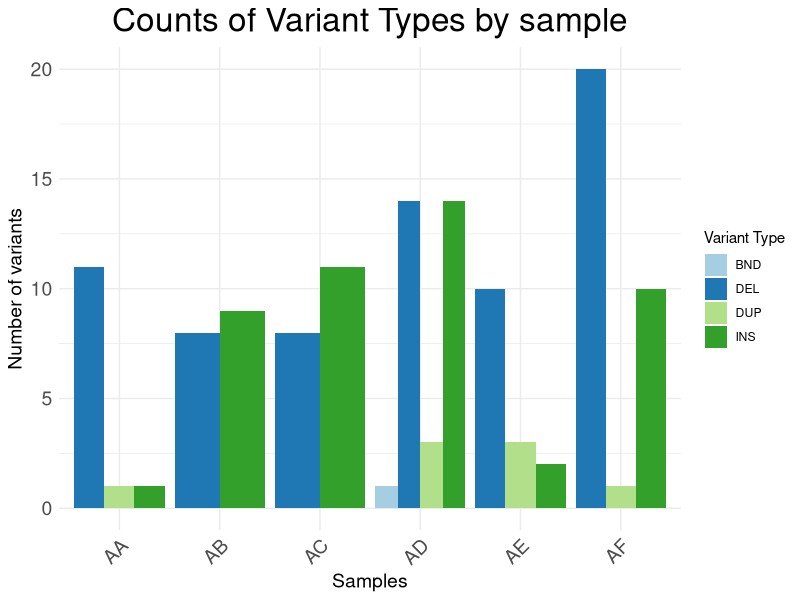

The R script that drew this image:
library(ggplot2)
data <- read.csv("sv_types.csv")

# Regrouper les données par fichier et type de variante, et calculer la somme des comptes
grouped_data <- aggregate(Count ~ File + Variant.Type, data = data, sum)

plot <- ggplot(grouped_data, aes(x = File, y = Count, fill = Variant.Type)) +
  geom_bar(stat = "identity", position = "dodge") +
  labs(title = "Counts of Variant Types by sample", x = "Samples", y = "Number of variants") +
  theme_minimal() +
  theme(axis.text.x = element_text(angle = 45, hjust = 1, size = 14),  #la taille de la police des axes x
        axis.text.y = element_text(size = 14),  # la taille de la police des axes y
        plot.title = element_text(size = 24, hjust = 0.5),  # le titre 
        axis.title.x = element_text(size = 14),  # la taille de la police de l'axe x
        axis.title.y = element_text(size = 14)) +  #la taille de la police de l'axe y
  scale_fill_brewer(palette = "Paired") +
  guides(fill = guide_legend(title = "Variant Type"))

ggsave("sv_types_grouped_bar.png", plot, width = 12, height = 7)
